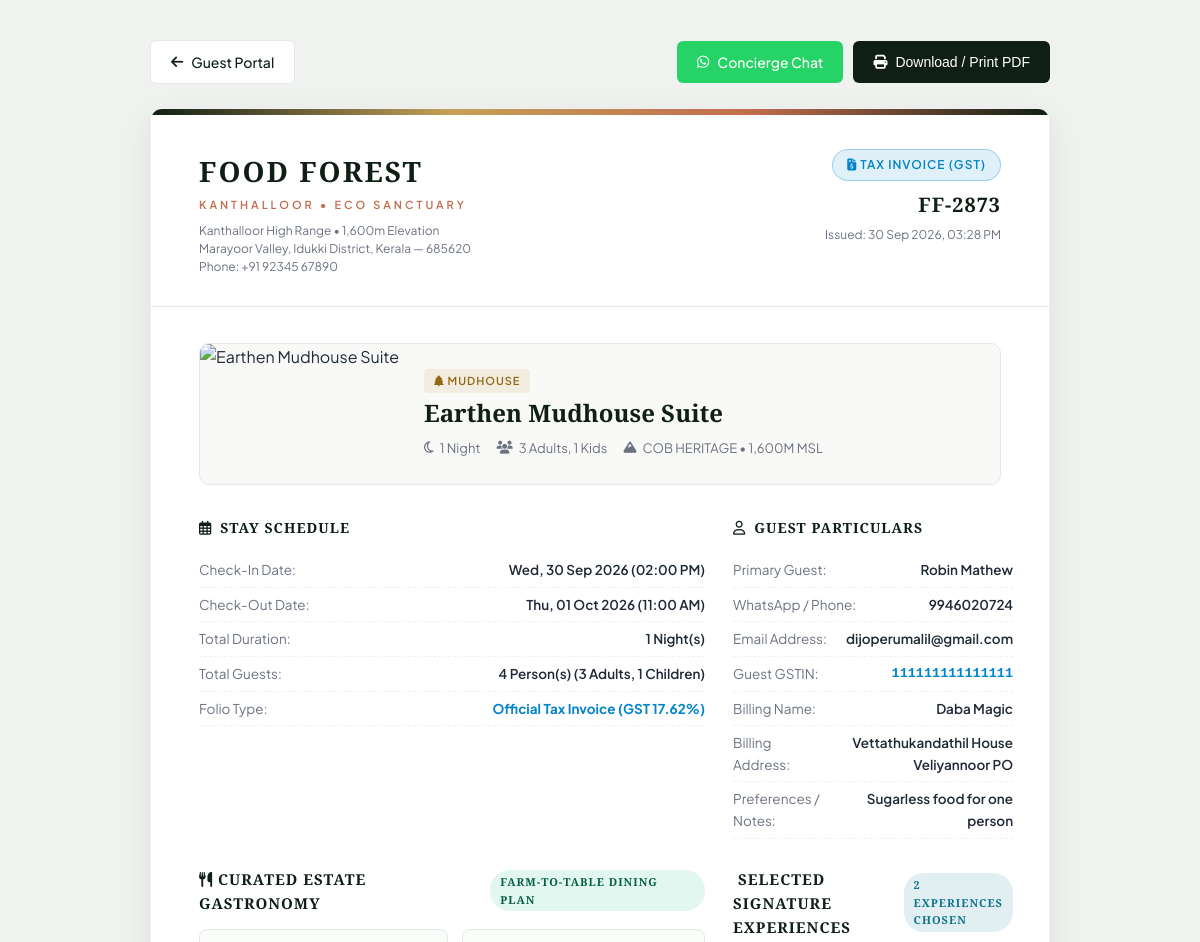
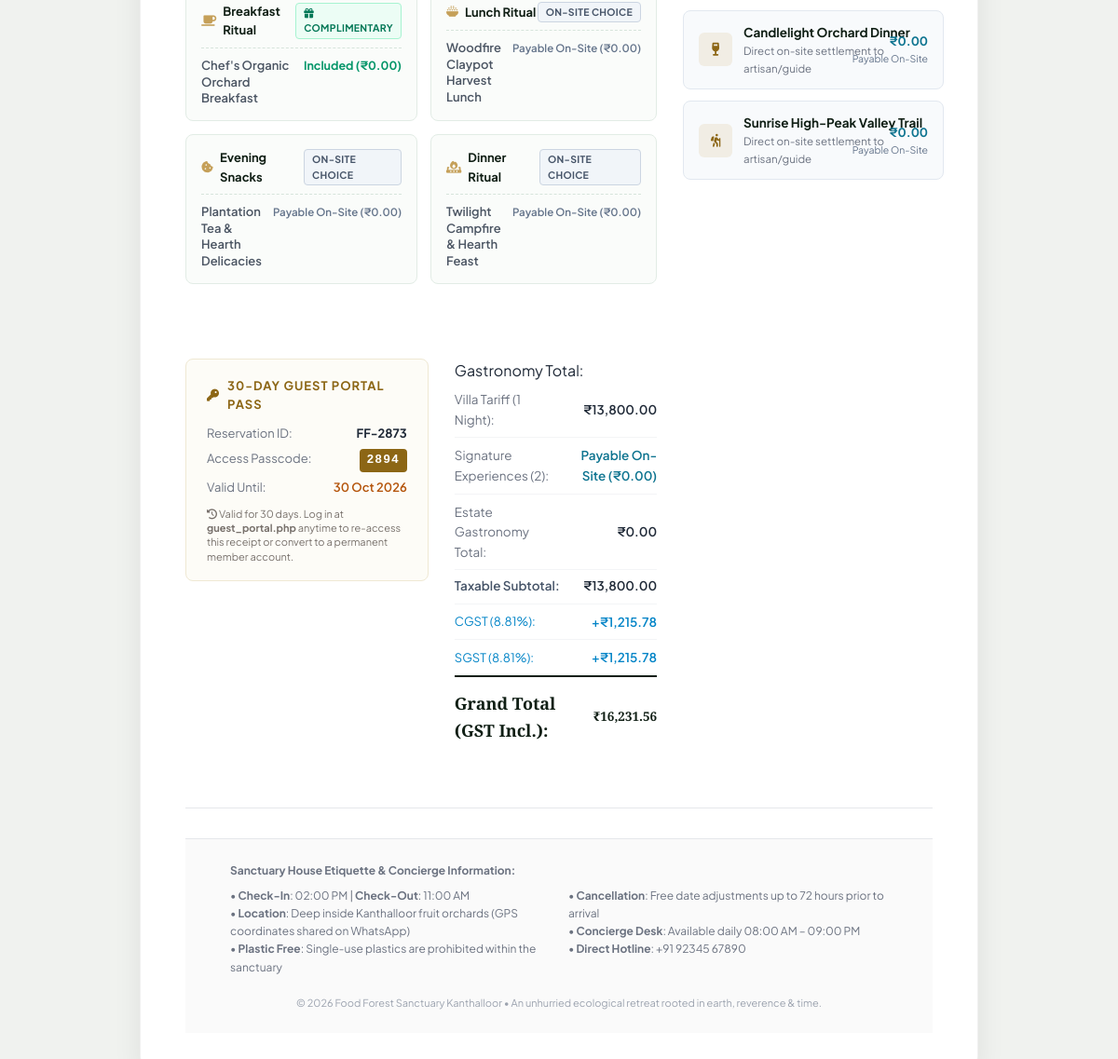
Page /receipt.php?ref=FF-2873 (signed in) on the earlier database version (2 pictures, top to bottom).
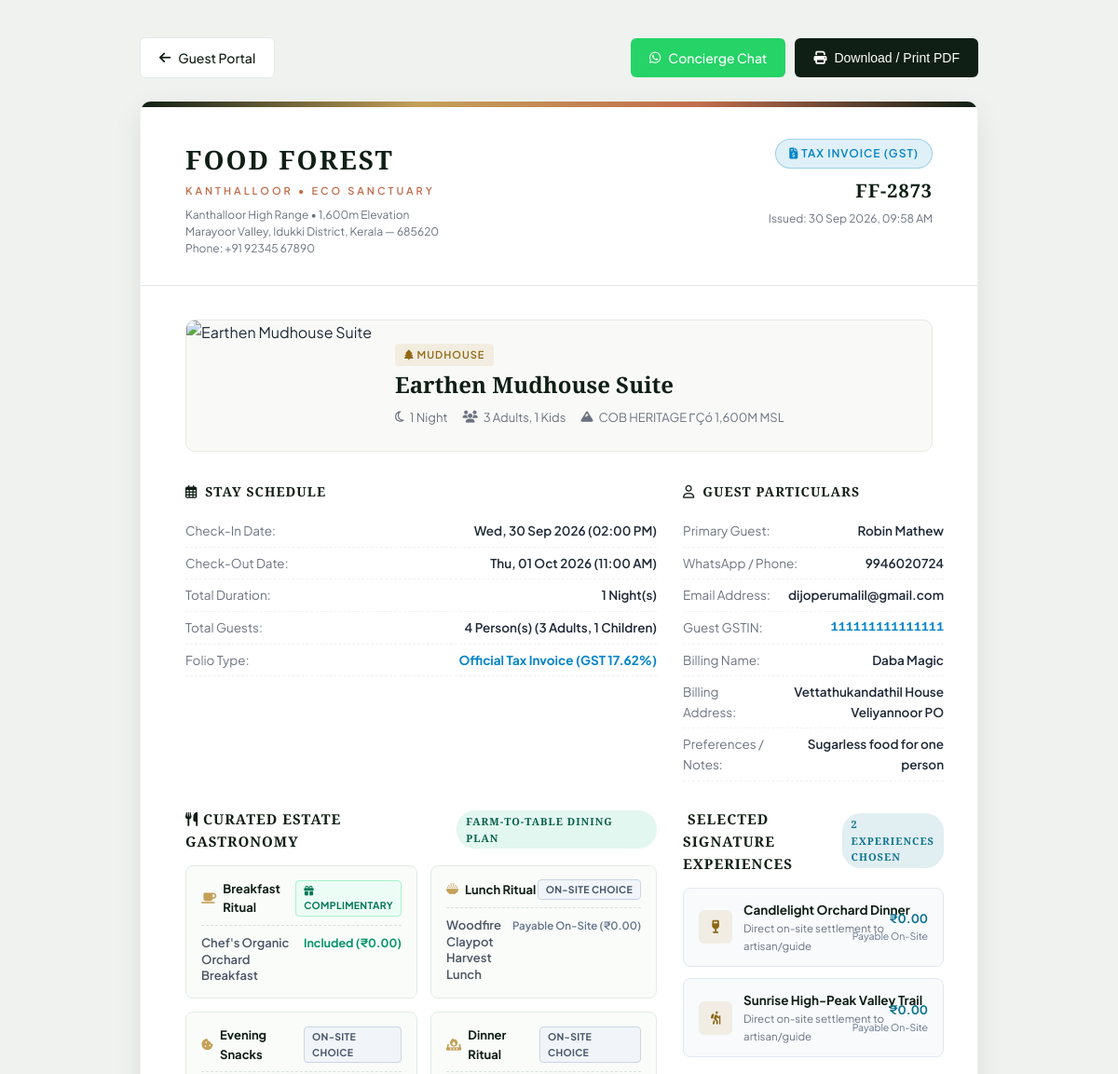
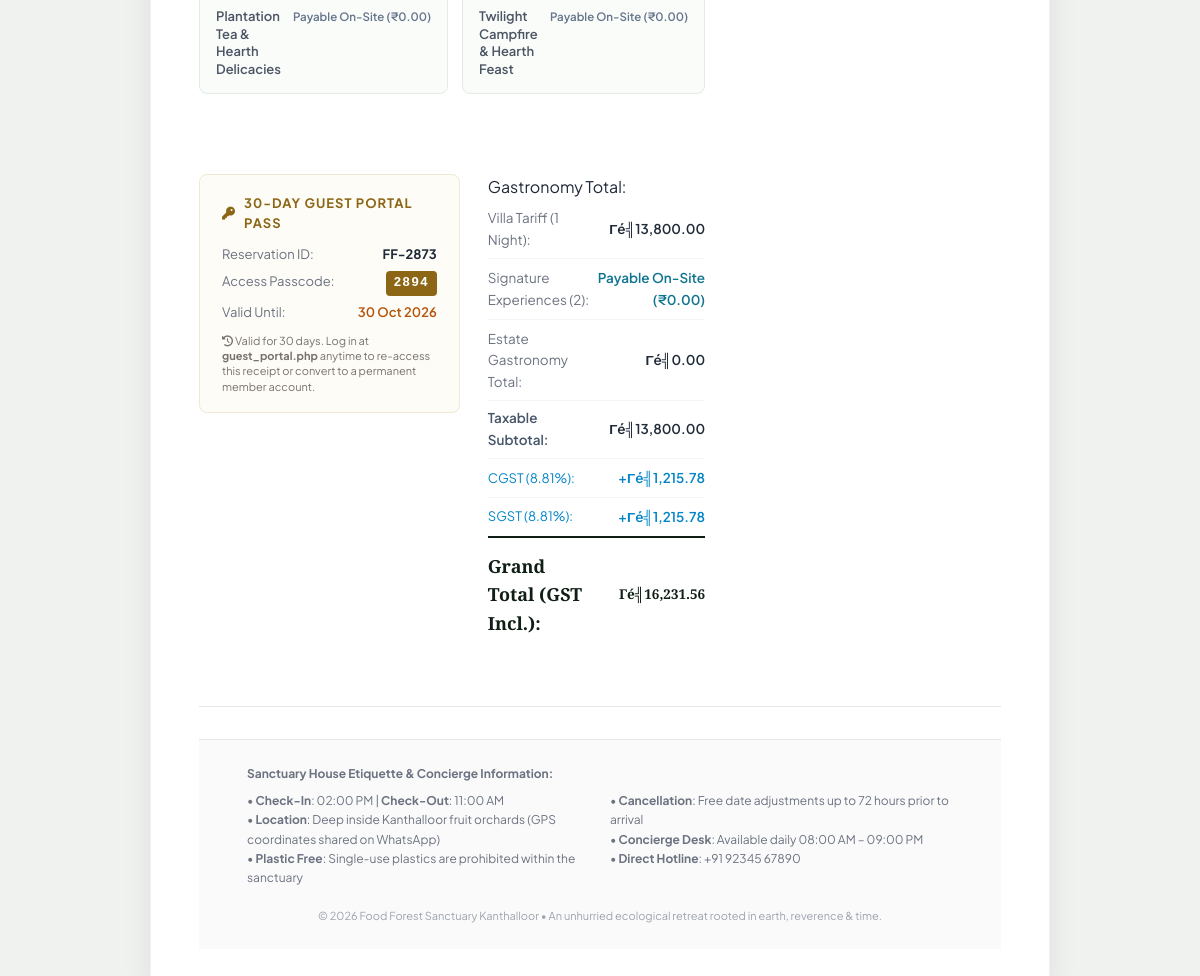
Same page on the later database version (2 pictures, top to bottom).
### tables this page shows
CREATE TABLE `bookings` (
  `id` int(11) NOT NULL AUTO_INCREMENT,
  `user_id` int(11) DEFAULT NULL,
  `is_guest` tinyint(1) DEFAULT 1,
  `guest_access_token` varchar(100) DEFAULT NULL,
  `expires_at` datetime DEFAULT NULL,
  `reference_code` varchar(100) NOT NULL,
  `villa_type` varchar(255) NOT NULL,
  `booking_source` varchar(50) DEFAULT 'direct_website',
  `billing_type` varchar(20) DEFAULT 'estimate',
  `gst_number` varchar(50) DEFAULT NULL,
  `billing_name` varchar(150) DEFAULT NULL,
  `billing_address` text DEFAULT NULL,
  `gst_percentage` decimal(5,2) DEFAULT 0.00,
  `gst_amount` decimal(10,2) DEFAULT 0.00,
  `external_uid` varchar(255) DEFAULT NULL,
  `sync_hash` varchar(64) DEFAULT NULL,
  `guest_name` varchar(150) NOT NULL,
  `guest_phone` varchar(50) NOT NULL,
  `guest_email` varchar(150) DEFAULT NULL,
  `id_proof_type` varchar(100) DEFAULT NULL,
  `id_proof_number` varchar(100) DEFAULT NULL,
  `id_proof_file` varchar(255) DEFAULT NULL,
  `city_state` varchar(255) DEFAULT NULL,
  `country` varchar(100) DEFAULT 'India',
  `adults_count` int(11) DEFAULT 2,
  `kids_count` int(11) DEFAULT 0,
  `extra_adults` int(11) DEFAULT 0,
  `extra_kids` int(11) DEFAULT 0,
  `guests_count` int(11) DEFAULT 2,
  `checkin_date` date NOT NULL,
  `checkout_date` date NOT NULL,
  `checked_in_at` datetime DEFAULT NULL,
  `checked_out_at` datetime DEFAULT NULL,
  `nights` int(11) DEFAULT 1,
  `addons` text DEFAULT NULL,
  `activities_json` longtext DEFAULT NULL,
  `billing_items_json` longtext DEFAULT NULL,
  `food_items` longtext DEFAULT NULL,
  `food_amount` decimal(10,2) DEFAULT 0.00,
  `food_status` varchar(50) DEFAULT 'none',
  `room_amount` decimal(10,2) DEFAULT 0.00,
  `special_notes` text DEFAULT NULL,
  `billing_notes` text DEFAULT NULL,
  `total_amount` decimal(10,2) NOT NULL,
  `advance_paid` decimal(10,2) DEFAULT 0.00,
  `discount_amount` decimal(10,2) DEFAULT 0.00,
  `tax_amount` decimal(10,2) DEFAULT 0.00,
  `extra_charges` decimal(10,2) DEFAULT 0.00,
  `payment_method` varchar(50) DEFAULT 'unspecified',
  `payment_status` varchar(50) DEFAULT 'unpaid',
  `status` varchar(50) DEFAULT 'pending',
  `created_at` timestamp NOT NULL DEFAULT current_timestamp(),
  PRIMARY KEY (`id`),
  UNIQUE KEY `reference_code` (`reference_code`)
);

CREATE TABLE `rooms` (
  `id` int(11) NOT NULL AUTO_INCREMENT,
  `slug` varchar(100) NOT NULL,
  `stay_type` varchar(50) DEFAULT 'treehouse',
  `structure_type` varchar(50) DEFAULT 'single_hut',
  `title` varchar(150) NOT NULL,
  `rate_per_night` decimal(10,2) NOT NULL,
  `single_room_rate` decimal(10,2) DEFAULT NULL,
  `extra_guest_rate` decimal(10,2) DEFAULT 1500.00,
  `extra_child_rate` decimal(10,2) DEFAULT 800.00,
  `elevation` varchar(100) DEFAULT NULL,
  `min_guests` int(11) DEFAULT 2,
  `base_guests` int(11) DEFAULT 2,
  `max_guests` int(11) DEFAULT 2,
  `description` text DEFAULT NULL,
  `amenities` text DEFAULT NULL,
  `inventory_checklist` text DEFAULT NULL,
  `image_url` varchar(255) DEFAULT NULL,
  `photos` text DEFAULT NULL,
  `interior_360_url` varchar(255) DEFAULT NULL,
  `tour_stages_json` longtext DEFAULT NULL,
  `is_available` tinyint(1) DEFAULT 1,
  `created_at` timestamp NOT NULL DEFAULT current_timestamp(),
  PRIMARY KEY (`id`),
  UNIQUE KEY `slug` (`slug`)
);

### receipt.php (the view, shortened to what the changed rows need)
<?php
require_once __DIR__ . '/admin/includes/db.php';
$ref_code = strtoupper(trim($_GET['ref'] ?? ''));
$booking = get_booking_by_ref($ref_code);
$concierge_phone = get_setting('concierge_phone', '+91 923 456 7890');
$currency = get_setting('currency_symbol', '₹');
$villa_title = $booking['room_title'] ?? ($booking['villa_type'] === 'treehouse' ? 'Luxury Canopy Treehouse' : 'Traditional Earthen Mudhouse');
$food_amount = (float)($booking['food_amount'] ?? 0.00);
$room_amount = (float)($booking['room_amount'] ?? ($booking['total_amount'] - $food_amount));
$total_amount = (float)$booking['total_amount'];
$billing_type = !empty($booking['billing_type']) ? strtolower(trim($booking['billing_type'])) : 'estimate';
$is_gst_bill = ($billing_type === 'gst');
$guest_gstin = $booking['gst_number'] ?? '';
$billing_name = $booking['billing_name'] ?? '';
$billing_address = $booking['billing_address'] ?? '';
$gst_percentage = (float)($booking['gst_percentage'] ?? 0.00);
$gst_amount = (float)($booking['gst_amount'] ?? 0.00);
$taxable_subtotal = $room_amount + $food_amount;
?>
<!DOCTYPE html>
<html lang="en">
<head>
    <link rel="stylesheet" href="https://cdnjs.cloudflare.com/ajax/libs/font-awesome/6.5.1/css/all.min.css">
</head>
<body>
    <div class="receipt-sheet">
        <header class="receipt-header">
            <div class="receipt-meta-box">
                <?php if ($is_gst_bill): ?>
                    <span class="receipt-status-badge font-sans" style="background: rgba(2, 132, 199, 0.12); color: #0284C7; border: 1px solid rgba(2, 132, 199, 0.3);">
                        <i class="fa-solid fa-file-invoice-dollar"></i> TAX INVOICE (GST)
                    </span>
                <?php else: ?>
                    <span class="receipt-status-badge font-sans">
                        <i class="fa-solid fa-circle-check"></i> ESTIMATE STAY FOLIO
                    </span>
                <?php endif; ?>
                <div class="receipt-ref-code font-serif"><?php echo htmlspecialchars($booking['reference_code']); ?></div>
                <div class="receipt-date-line font-sans">
                    Issued: <?php echo date('d M Y, h:i A', strtotime($booking['created_at'])); ?>
                </div>
            </div>
        </header>
        <div class="receipt-body">
            <div class="villa-showcase-box">
                <div class="villa-info">
                    <span class="villa-stay-pill font-sans">
                        <i class="fa-solid fa-tree"></i> <?php echo htmlspecialchars(ucfirst($booking['room_stay_type'] ?? 'Sanctuary Stay')); ?>
                    </span>
                    <h2 class="villa-name font-serif"><?php echo htmlspecialchars($villa_title); ?></h2>
                    <div class="villa-specs font-sans">
                        <span><i class="fa-regular fa-moon"></i> <?php echo (int)$booking['nights']; ?> Night<?php echo $booking['nights'] > 1 ? 's' : ''; ?></span>
                        <span><i class="fa-solid fa-users"></i> <?php echo (int)$booking['adults_count']; ?> Adults<?php echo ((int)$booking['kids_count'] > 0) ? ', ' . (int)$booking['kids_count'] . ' Kids' : ''; ?></span>
                        <?php if (!empty($booking['room_elevation'])): ?>
                            <span><i class="fa-solid fa-mountain"></i> <?php echo htmlspecialchars($booking['room_elevation']); ?></span>
                        <?php endif; ?>
                    </div>
                </div>
            </div>
            <div class="receipt-details-grid">
                <div>
                    <div class="detail-row">
                        <span class="label">Check-In Date:</span>
                        <span class="value"><?php echo date('D, d M Y', strtotime($booking['checkin_date'])); ?> (02:00 PM)</span>
                    </div>
                    <div class="detail-row">
                        <span class="label">Check-Out Date:</span>
                        <span class="value"><?php echo date('D, d M Y', strtotime($booking['checkout_date'])); ?> (11:00 AM)</span>
                    </div>
                    <div class="detail-row">
                        <span class="label">Total Duration:</span>
                        <span class="value"><?php echo (int)$booking['nights']; ?> Night(s)</span>
                    </div>
                    <div class="detail-row">
                        <span class="label">Total Guests:</span>
                        <span class="value"><?php echo (int)$booking['guests_count']; ?> Person(s) (<?php echo (int)$booking['adults_count']; ?> Adults, <?php echo (int)$booking['kids_count']; ?> Children)</span>
                    </div>
                    <div class="detail-row">
                        <span class="label">Folio Type:</span>
                        <span class="value" style="font-weight: 700; color: <?php echo $is_gst_bill ? '#0284C7' : '#101F15'; ?>;">
                            <?php echo $is_gst_bill ? "Official Tax Invoice (GST {$gst_percentage}%)" : 'Estimate Bill (Standard Folio)'; ?>
                        </span>
                    </div>
                </div>
                <div>
                    <div class="detail-row">
                        <span class="label">Primary Guest:</span>
                        <span class="value"><?php echo htmlspecialchars($booking['guest_name']); ?></span>
                    </div>
                    <div class="detail-row">
                        <span class="label">WhatsApp / Phone:</span>
                        <span class="value"><?php echo htmlspecialchars($booking['guest_phone']); ?></span>
                    </div>
                    <div class="detail-row">
                        <span class="label">Email Address:</span>
                        <span class="value"><?php echo htmlspecialchars($booking['guest_email'] ?: 'On File'); ?></span>
                    </div>
                    <?php if ($is_gst_bill): ?>
                        <?php if (!empty($guest_gstin)): ?>
                            <div class="detail-row">
                                <span class="label">Guest GSTIN:</span>
                                <span class="value" style="font-family: monospace; font-weight: bold; color: #0284C7;"><?php echo htmlspecialchars($guest_gstin); ?></span>
                            </div>
                        <?php endif; ?>
                        <?php if (!empty($billing_name)): ?>
                            <div class="detail-row">
                                <span class="label">Billing Name:</span>
                                <span class="value"><?php echo htmlspecialchars($billing_name); ?></span>
                            </div>
                        <?php endif; ?>
                        <?php if (!empty($billing_address)): ?>
                            <div class="detail-row">
                                <span class="label">Billing Address:</span>
                                <span class="value"><?php echo htmlspecialchars($billing_address); ?></span>
                            </div>
                        <?php endif; ?>
                    <?php endif; ?>
                    <?php if (!empty($booking['special_notes'])): ?>
                        <div class="detail-row">
                            <span class="label">Preferences / Notes:</span>
                            <span class="value"><?php echo htmlspecialchars($booking['special_notes']); ?></span>
                        </div>
                    <?php endif; ?>
                </div>
            <div class="receipt-finance-grid">
                <div>
                    <?php if (!empty($booking['is_guest'])): ?>
                        <div class="guest-credentials-card font-sans">
                            <div class="credentials-header">
                                <i class="fa-solid fa-key"></i>
                                <span>30-Day Guest Portal Pass</span>
                            </div>
                            <div class="credentials-row">
                                <span style="color: #6B7280;">Reservation ID:</span>
                                <strong><?php echo htmlspecialchars($booking['reference_code']); ?></strong>
                            </div>
                            <div class="credentials-row">
                                <span style="color: #6B7280;">Access Passcode:</span>
                                <span class="passcode-pill"><?php echo htmlspecialchars($booking['guest_access_token'] ?: 'Direct'); ?></span>
                            </div>
                            <?php if (!empty($booking['expires_at'])): ?>
                                <div class="credentials-row">
                                    <span style="color: #6B7280;">Valid Until:</span>
                                    <span style="color: #B45309; font-weight: 600;"><?php echo date('d M Y', strtotime($booking['expires_at'])); ?></span>
                                </div>
                            <?php endif; ?>
                            <p class="credentials-note">
                                <i class="fa-solid fa-clock-rotate-left"></i> Valid for 30 days. Log in at <strong>guest_portal.php</strong> anytime to re-access this receipt or convert to a permanent member account.
                            </p>
                        </div>
                    <?php endif; ?>
                </div>
                <div>
                    <table class="charges-table font-sans">
                        <tbody>
                            <tr>
                                <td style="color: var(--text-muted);">Villa Tariff (<?php echo (int)$booking['nights']; ?> Night<?php echo $booking['nights'] > 1 ? 's' : ''; ?>):</td>
                                <td style="text-align: right; font-weight: 600;"><?php echo $currency . number_format($room_amount, 2); ?></td>
                            </tr>
                            <tr>
                                <td style="color: var(--text-muted);">Estate Gastronomy Total:</td>Gastronomy Total:</td>
                                <td style="text-align: right; font-weight: 600;"><?php echo $currency . number_format($food_amount, 2); ?></td>
                            </tr>
                            <?php if ($is_gst_bill): ?>
                                <tr>
                                    <td style="color: #475569; font-weight: 600; border-top: 1px dashed #E2E8F0; padding-top: 6px;">Taxable Subtotal:</td>
                                    <td style="text-align: right; font-weight: 600; border-top: 1px dashed #E2E8F0; padding-top: 6px;"><?php echo $currency . number_format($taxable_subtotal, 2); ?></td>
                                </tr>
                                <tr>
                                    <td style="color: #0284C7; font-size: 13px;">
                                        CGST (<?php echo number_format($gst_percentage / 2, 2); ?>%):
                                    </td>
                                    <td style="text-align: right; color: #0284C7; font-weight: 600;">
                                        +<?php echo $currency . number_format($gst_amount / 2, 2); ?>
                                    </td>
                                </tr>
                                <tr>
                                    <td style="color: #0284C7; font-size: 13px;">
                                        SGST (<?php echo number_format($gst_percentage / 2, 2); ?>%):
                                    </td>
                                    <td style="text-align: right; color: #0284C7; font-weight: 600;">
                                        +<?php echo $currency . number_format($gst_amount / 2, 2); ?>
                                    </td>
                                </tr>
                                <tr class="total-row">
                                    <td class="font-serif" style="font-size: 18px; font-weight: 700; color: var(--primary);">Grand Total (GST Incl.):</td>
                                    <td class="font-serif grand-total-val"><?php echo $currency . number_format($total_amount, 2); ?></td>
                                </tr>
                            <?php endif; ?>
                        </tbody>
                    </table>
                </div>
            </div>
        </div>
    </div>
</body>
</html>

Differences in the rows shown:
changed bookings "FF-2873": created_at "30 Sep 2026, 03:28 PM" → "30 Sep 2026, 09:58 AM"; rooms.elevation "COB HERITAGE • 1,600M MSL" → "COB HERITAGE ΓÇó 1,600M MSL"
Other differences:
$currency: "₹" → "Γé╣"
